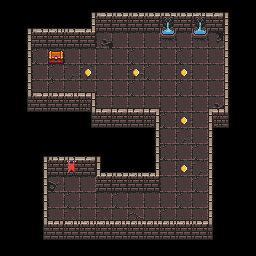

Rendered tile map (Tiled .tmx) drawn with the repository's tilesets; below, a short description and the full map source, tile grids included:
An orthogonal 16x16 tile map with 16x16 px tiles, 4 tile layers (Ground, Coins, Treasure, Walls).

<map version="1.2" tiledversion="1.3.4" orientation="orthogonal" renderorder="right-down" width="16" height="16" tilewidth="16" tileheight="16" infinite="0" nextlayerid="7" nextobjectid="1">
 <tileset firstgid="1" source="spritesheet.tsx" />
 <layer id="1" name="Ground" width="16" height="16">
  <data encoding="csv">
0,0,0,0,0,0,0,0,0,0,0,0,0,0,0,0,
0,0,0,0,0,0,0,0,0,0,0,0,0,0,0,0,
0,0,0,0,0,0,231,226,226,226,226,226,226,232,0,0,
0,0,230,226,226,226,226,226,230,226,226,230,226,226,0,0,
0,0,226,230,228,228,226,226,227,230,226,226,226,226,0,0,
0,0,226,230,226,226,226,226,230,226,226,230,226,226,0,0,
0,0,0,0,0,0,226,226,226,226,226,226,226,231,0,0,
0,0,0,0,0,0,0,0,0,0,230,226,226,0,0,0,
0,0,0,0,0,0,0,0,0,0,226,228,226,0,0,0,
0,0,0,0,0,0,0,0,0,0,230,226,230,0,0,0,
0,0,0,0,0,0,0,0,0,0,226,226,228,0,0,0,
0,0,0,229,226,226,0,0,0,0,226,226,230,0,0,0,
0,0,0,226,230,226,226,230,226,226,226,230,226,0,0,0,
0,0,0,226,228,226,228,226,227,226,230,226,226,0,0,0,
0,0,0,0,0,0,0,0,0,0,0,0,0,0,0,0,
0,0,0,0,0,0,0,0,0,0,0,0,0,0,0,0
</data>
 </layer>
 <layer id="4" name="Coins" width="16" height="16">
  <data encoding="csv">
0,0,0,0,0,0,0,0,0,0,0,0,0,0,0,0,
0,0,0,0,0,0,0,0,0,0,0,0,0,0,0,0,
0,0,0,0,0,0,0,0,0,0,0,0,0,0,0,0,
0,0,0,0,0,0,0,0,0,0,0,0,0,0,0,0,
0,0,0,0,0,122,0,0,122,0,0,122,0,0,0,0,
0,0,0,0,0,0,0,0,0,0,0,0,0,0,0,0,
0,0,0,0,0,0,0,0,0,0,0,0,0,0,0,0,
0,0,0,0,0,0,0,0,0,0,0,122,0,0,0,0,
0,0,0,0,0,0,0,0,0,0,0,0,0,0,0,0,
0,0,0,0,0,0,0,0,0,0,0,0,0,0,0,0,
0,0,0,0,0,0,0,0,0,0,0,122,0,0,0,0,
0,0,0,0,0,0,0,0,0,0,0,0,0,0,0,0,
0,0,0,0,0,0,0,0,0,0,0,0,0,0,0,0,
0,0,0,0,0,0,0,0,0,0,0,0,0,0,0,0,
0,0,0,0,0,0,0,0,0,0,0,0,0,0,0,0,
0,0,0,0,0,0,0,0,0,0,0,0,0,0,0,0
</data>
 </layer>
 <layer id="5" name="Treasure" width="16" height="16">
  <data encoding="csv">
0,0,0,0,0,0,0,0,0,0,0,0,0,0,0,0,
0,0,0,0,0,0,0,0,0,0,0,0,0,0,0,0,
0,0,0,0,0,0,0,0,0,0,0,0,0,0,0,0,
0,0,0,100,0,0,0,0,0,0,0,0,0,0,0,0,
0,0,0,0,0,0,0,0,0,0,0,0,0,0,0,0,
0,0,0,0,0,0,0,0,0,0,0,0,0,0,0,0,
0,0,0,0,0,0,0,0,0,0,0,0,0,0,0,0,
0,0,0,0,0,0,0,0,0,0,0,0,0,0,0,0,
0,0,0,0,0,0,0,0,0,0,0,0,0,0,0,0,
0,0,0,0,0,0,0,0,0,0,0,0,0,0,0,0,
0,0,0,0,0,0,0,0,0,0,0,0,0,0,0,0,
0,0,0,0,0,0,0,0,0,0,0,0,0,0,0,0,
0,0,0,0,0,0,0,0,0,0,0,0,0,0,0,0,
0,0,0,0,0,0,0,0,0,0,0,0,0,0,0,0,
0,0,0,0,0,0,0,0,0,0,0,0,0,0,0,0,
0,0,0,0,0,0,0,0,0,0,0,0,0,0,0,0
</data>
 </layer>
 <layer id="2" name="Walls" width="16" height="16">
  <data encoding="csv">
0,0,0,0,0,534,525,501,501,501,501,501,536,526,535,0,
0,534,525,536,501,496,529,529,529,529,510,529,511,529,533,0,
0,532,529,529,529,529,0,0,0,0,504,0,504,0,533,0,
0,532,0,0,0,0,0,0,0,0,0,0,0,0,533,0,
0,532,0,0,0,0,0,0,0,0,0,0,0,0,533,0,
0,532,525,501,536,502,0,0,0,0,0,0,0,0,533,0,
0,530,529,529,529,500,526,526,526,526,0,0,0,525,533,0,
0,0,0,0,0,530,529,529,529,500,0,0,0,499,531,0,
0,0,0,0,0,0,0,0,0,532,0,0,0,533,0,0,
0,0,534,501,501,526,535,0,0,532,0,0,0,533,0,0,
0,0,532,529,491,529,495,501,536,496,0,0,0,533,0,0,
0,0,532,0,0,0,529,529,529,529,0,0,0,533,0,0,
0,0,532,0,0,0,0,0,0,0,0,0,0,533,0,0,
0,0,532,502,536,536,536,537,537,537,537,536,501,533,0,0,
0,0,530,529,529,529,529,529,529,529,529,529,529,531,0,0,
0,0,0,0,0,0,0,0,0,0,0,0,0,0,0,0
</data>
 </layer>
</map>